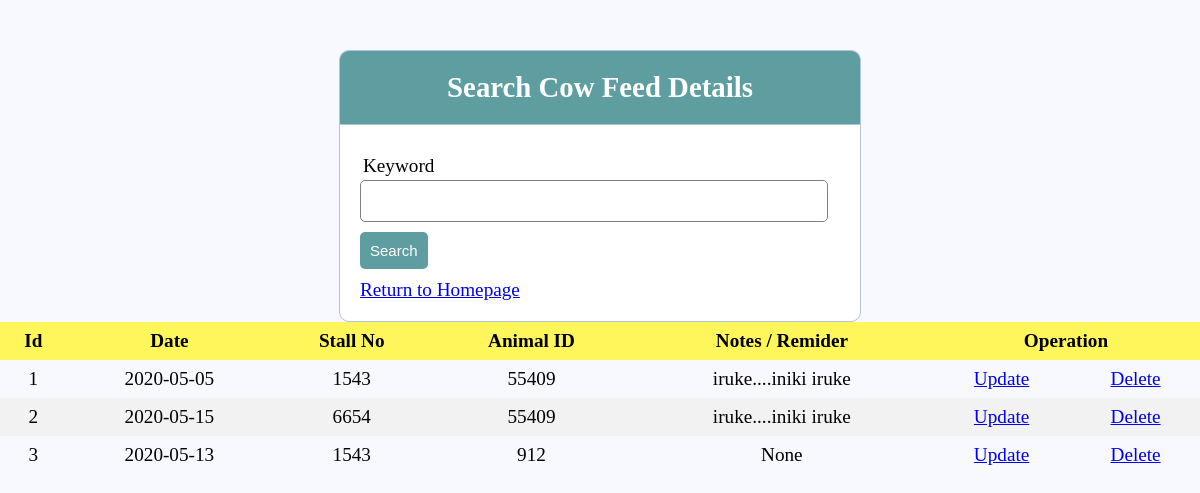
Screenshot of /searchcowfeed.php with the database file from the repository.
### tables this page shows
CREATE TABLE `cowfeed` (
  `id` int(11) NOT NULL,
  `date` date DEFAULT NULL,
  `stallno` int(255) DEFAULT NULL,
  `animalid` int(255) DEFAULT NULL,
  `notes` text
);

### searchcowfeed.php (the view, shortened to what this page needs)
<?php
$search_result ="";
if(isset($_POST['search']))
{
	$date=$_POST['date'];
	$query="SELECT * FROM `cowfeed` WHERE CONCAT(`id`, `date`, `stallno`, `animalid`, `notes`)LIKE '%".$date."%'";
	$search_result = filterTable($query);
}
else{
	$query ="SELECT * FROM `cowfeed`";
	$search_result = filterTable($query);
}
function filterTable($query)
{
	$db = mysqli_connect('localhost', 'root', '', 'yoga');
	$filter_Result = mysqli_query($db, $query);
	return $filter_Result;
}
?>
<!DOCTYPE html>
<html>
<head>
  <link rel="stylesheet" type="text/css" href="style.css">
</head>
<body>
  <div class="header">
  	<h2>Search Cow Feed Details </h2>
  </div>
  <form method="post" action="searchcowfeed.php">
  <div class="input-group">
  	  <label>Keyword</label>
  	  <input type="text" name="date">
  	</div>
	<div class="input-group">
	<button type="submit" class="btn" name="search">Search</button>
  	</div>
  	<p>
  	 <a href="index.php">Return to Homepage</a>
  	</p>
  </form>
  <table > <link rel="stylesheet" type="text/css" href="styleview.css">
      <tr>
		  <tr>
		  <th>Id</th>
          <th>Date</th>
          <th>Stall No</th>
          <th>Animal ID</th>
          <th>Notes / Remider</th>
		  <th colspan="2">Operation</th>
		  </tr>
		<?php while($row= mysqli_fetch_array($search_result)):?>
	       <tr>
			<td><?php echo $row['id'];?></td>
			<td><?php echo $row['date'];?></td>
			<td><?php echo $row['stallno'];?></td>
			<td><?php echo $row['animalid'];?></td>
			<td><?php echo $row['notes'];?></td>
			<td><a href='updatecowfeed.php?id=<?php echo $row['id']; ?>& date=<?php echo $row['date'];?>& stallno=<?php echo $row['stallno'];?>& notes=<?php echo $row['notes'];?>'>Update</a></td>
			<td><a href='deletecowfeed.php?id=<?php echo $row['id']; ?>& date=<?php echo $row['date'];?>& stallno=<?php echo $row['stallno'];?>& notes=<?php echo $row['notes'];?>'>Delete</a></td>
     <?php endwhile;?>
    </table>
</body>
</html>

### style.css (style rules this page uses)
* { margin: 0px; padding: 0px; }
body { font-size: 120%; background: #F8F8FF; }
.header { width: 40%; margin: 50px auto 0px; color: white; background: #5F9EA0; text-align: center; border: 1px solid #B0C4DE; border-bottom: none; border-radius: 10px 10px 0px 0px; padding: 20px; }
form, .content { width: 40%; margin: 0px auto; padding: 20px; border: 1px solid #B0C4DE; background: white; border-radius: 0px 0px 10px 10px; }
.input-group { margin: 10px 0px 10px 0px; }
.input-group label { display: block; text-align: left; margin: 3px; }
.input-group input { height: 30px; width: 93%; padding: 5px 10px; font-size: 16px; border-radius: 5px; border: 1px solid gray; }
.btn { padding: 10px; font-size: 15px; color: white; background: #5F9EA0; border: none; border-radius: 5px; }

### styleview.css (style rules this page uses)
* { margin: 0px; padding: 0px; }
body { font-size: 120%; background: #F8F8FF; }
.header { width: 40%; margin: 50px auto 0px; color: white; background: #5F9EA0; text-align: center; border: 1px solid #B0C4DE; border-bottom: none; border-radius: 10px 10px 0px 0px; padding: 20px; }
table { border-collapse: collapse; width: 100%; }
th, td { text-align: center; padding: 8px; }
tr:nth-child(even) { background-color: #f2f2f2 }
th { background-color: #FEF65B; color: black; }

### rows the page displays
cowfeed: id "1", date "2020-05-05", stallno "1543", animalid "55409", notes "iruke....iniki iruke"
cowfeed: id "2", date "2020-05-15", stallno "6654", animalid "55409", notes "iruke....iniki iruke"
cowfeed: id "3", date "2020-05-13", stallno "1543", animalid "912", notes "None"
